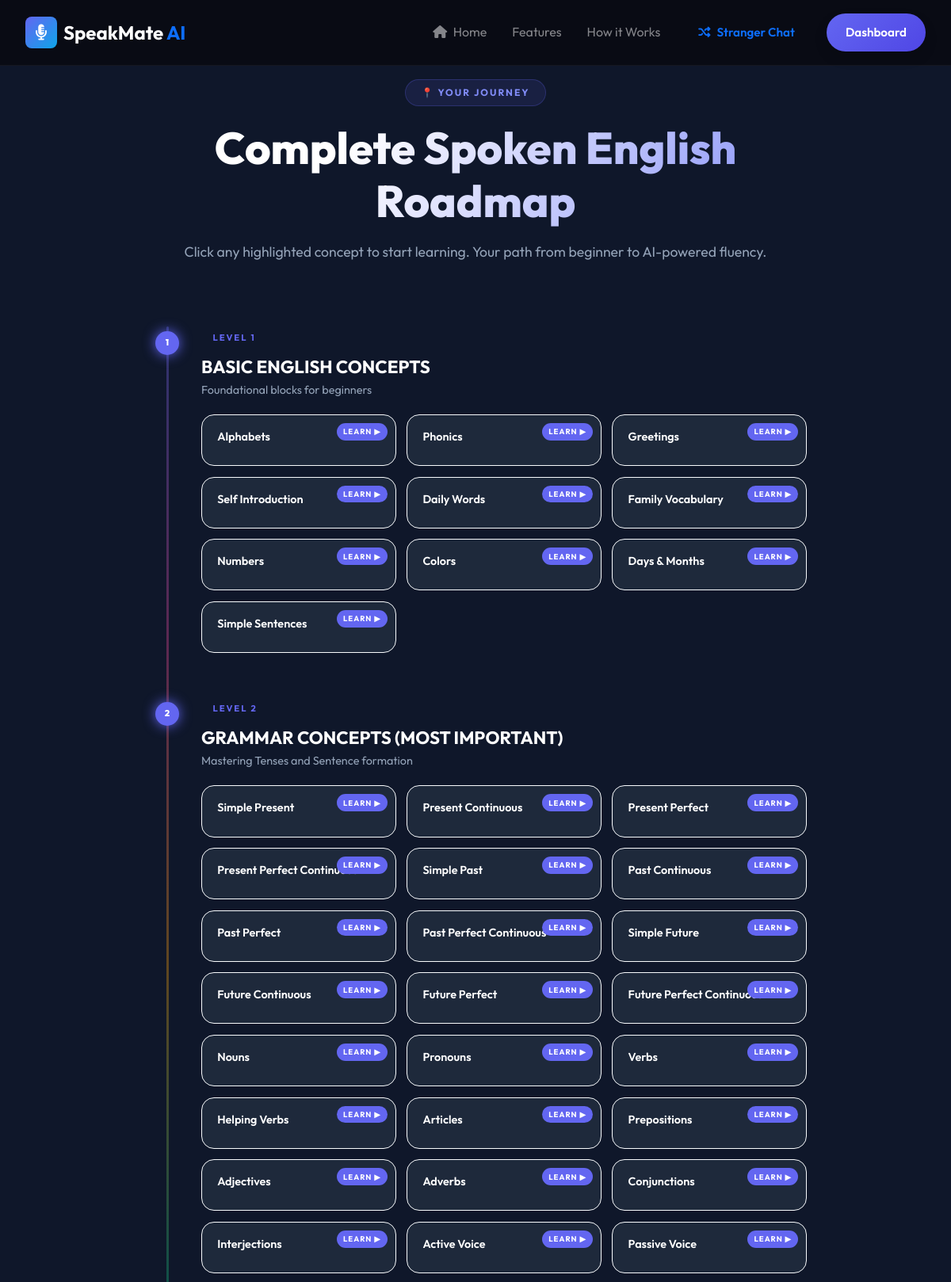
Screenshot of /roadmap/ (signed in, upper part) with the database file from the repository.
### roadmap/models.py (models this page shows, shortened)
class Level(models.Model):
    number = models.IntegerField(unique=True)
    title = models.CharField(max_length=100)
    description = models.TextField()
    color = models.CharField(max_length=20, default="#6366f1")

class Concept(models.Model):
    level = models.ForeignKey(Level, on_delete=models.CASCADE, related_name='concepts')
    name = models.CharField(max_length=100)
    slug = models.SlugField(unique=True)
    content = models.TextField(help_text="Detailed explanation of the concept")
    formula = models.CharField(max_length=200, blank=True, null=True, help_text="Grammar Formula (e.g. S+V+O)")
    grammar_rules = models.TextField(blank=True, null=True, help_text="Key rules for this concept")
    examples = models.JSONField(default=list, help_text="[{'en': '...', 'te': '...', 'explanation': '...'}]")
    common_mistakes = models.JSONField(default=list, help_text="[{'wrong': '...', 'right': '...', 'why': '...'}]")
    video_url = models.URLField(blank=True, null=True)
    practice_url = models.CharField(max_length=200, blank=True, null=True)

### roadmap/views.py (the view)
# urls.py: path('', views.chat_index, name='index'),
@login_required
def index(request):
    levels = Level.objects.prefetch_related('concepts').order_by('number')
    return render(request, 'roadmap/index.html', {'levels': levels})

### templates/roadmap/index.html (shortened to what this page needs)
{% extends 'base.html' %}
{% load static %}
{% block content %}
<div class="roadmap-page">
    <div class="rm-header">
        <span class="tag">📍 Your Journey</span>
        <h1>Complete Spoken English Roadmap</h1>
        <p>Click any highlighted concept to start learning. Your path from beginner to AI-powered fluency.</p>
    </div>
    <div class="timeline">
        {% for level in levels %}
        <div class="level-block" style="--lc: {{ level.color }};">
            <div class="level-dot">{{ level.number }}</div>
            <span class="level-label">Level {{ level.number }}</span>
            <h2 class="level-title">{{ level.title }}</h2>
            <p class="level-desc">{{ level.description }}</p>
            <div class="concepts-grid">
                {% for concept in level.concepts.all %}
                <a href="{% url 'roadmap:concept_detail' concept.slug %}"
                   class="concept-card has-content">
                    <span class="learn-badge">Learn ▶</span>
                    <span class="c-name">{{ concept.name }}</span>
                </a>
                {% empty %}
                <div class="concept-card">
                    <span class="c-name" style="color:var(--text-muted);">Coming Soon…</span>
                </div>
                {% endfor %}
            </div>
        </div>
        {% endfor %}
    </div>
</div>
{% endblock %}

### static/css/style.css (style rules this page uses)
:root { --primary: #6366f1; --primary-dark: #4f46e5; --primary-light: #818cf8; --secondary: #0ea5e9; --accent: #f43f5e; --bg-dark: #0f172a; --bg-card: #1e293b; --text-main: #f8fafc; --text-muted: #94a3b8; --glass-bg: rgba(255, 255, 255, 0.05); --glass-border: rgba(255, 255, 255, 0.1); --transition: all 0.3s cubic-bezier(0.4, 0, 0.2, 1); }
* { margin: 0; padding: 0; box-sizing: border-box; }
body { font-family: 'Outfit', sans-serif; background-color: var(--bg-dark); color: var(--text-main); line-height: 1.6; overflow-x: hidden; }
a { text-decoration: none; color: inherit; transition: var(--transition); }

### templates/roadmap/index.html (style rules this page uses)
.roadmap-page { padding: 100px 2rem 6rem; max-width: 900px; margin: 0 auto; }
.rm-header { text-align: center; margin-bottom: 5rem; }
.rm-header .tag { display: inline-block; padding: 0.4rem 1.2rem; border-radius: 100px; font-size: 0.75rem; font-weight: 700; letter-spacing: 2px; text-transform: uppercase; background: rgba(99,102,241,0.12); color: #818cf8; border: 1px solid rgba(99,102,241,0.25); margin-bottom: 1.2rem; }
.rm-header h1 { font-size: clamp(2rem, 5vw, 3.5rem); font-weight: 800; background: linear-gradient(120deg, #fff 30%, #818cf8); -webkit-background-clip: text; -webkit-text-fill-color: transparent; margin-bottom: 1rem; line-height: 1.2; }
.rm-header p { color: var(--text-muted); font-size: 1.1rem; }
.timeline { position: relative; }
.timeline::before { content: ''; position: absolute; left: 28px; top: 0; bottom: 0; width: 3px; background: linear-gradient(to bottom, #6366f1, #ec4899, #f59e0b, #10b981, #3b82f6, #ef4444, #06b6d4, #f43f5e); border-radius: 10px; opacity: 0.35; }
.level-block { position: relative; margin-bottom: 3.5rem; padding-left: 72px; }
.level-dot { position: absolute; left: 14px; top: 6px; width: 30px; height: 30px; border-radius: 50%; background: var(--lc); display: flex; align-items: center; justify-content: center; font-size: 0.7rem; font-weight: 800; color: #fff; box-shadow: 0 0 16px var(--lc); z-index: 2; }
.level-label { display: inline-block; padding: 0.3rem 0.9rem; border-radius: 100px; font-size: 0.7rem; font-weight: 700; letter-spacing: 2px; text-transform: uppercase; background: rgba(var(--lc-rgb), 0.12); color: var(--lc); border: 1px solid rgba(var(--lc-rgb), 0.25); margin-bottom: 0.6rem; }
.level-title { font-size: 1.4rem; font-weight: 700; margin-bottom: 0.25rem; color: #fff; }
.level-desc { font-size: 0.9rem; color: var(--text-muted); margin-bottom: 1.2rem; }
.concepts-grid { display: grid; grid-template-columns: repeat(auto-fill, minmax(200px, 1fr)); gap: 0.85rem; }
.concept-card { background: var(--bg-card); border: 1px solid var(--glass-border); border-radius: 16px; padding: 1rem 1.2rem; transition: var(--transition); text-decoration: none; display: block; position: relative; overflow: hidden; }
.concept-card.has-content { cursor: pointer; border-color: rgba(var(--lc-rgb), 0.3); }
.concept-card .c-name { font-size: 0.9rem; font-weight: 600; color: #e2e8f0; display: block; margin-bottom: 0.5rem; }
.concept-card.has-content .c-name { color: #fff; }
.learn-badge { position: absolute; top: 10px; right: 10px; background: var(--lc); color: #fff; font-size: 0.6rem; font-weight: 700; padding: 0.2rem 0.5rem; border-radius: 100px; letter-spacing: 1px; text-transform: uppercase; }

### rows the page displays
Level: number "1", title "BASIC ENGLISH CONCEPTS", description "Foundational blocks for beginners"
Concept: name "Alphabets"
Concept: name "Phonics"
Concept: name "Greetings"
Concept: name "Self Introduction"
Concept: name "Daily Words"
Concept: name "Family Vocabulary"
Concept: name "Numbers"
Concept: name "Colors"
Concept: name "Days & Months"
Concept: name "Simple Sentences"
Level: number "2", title "GRAMMAR CONCEPTS (MOST IMPORTANT)", description "Mastering Tenses and Sentence formation"
Concept: name "Simple Present"
Concept: name "Present Continuous"
Concept: name "Present Perfect"
Concept: name "Present Perfect Continuous"
Concept: name "Simple Past"
Concept: name "Past Continuous"
Concept: name "Past Perfect"
Concept: name "Past Perfect Continuous"
Concept: name "Simple Future"
Concept: name "Future Continuous"
Concept: name "Future Perfect"
Concept: name "Future Perfect Continuous"
Concept: name "Nouns"
Concept: name "Pronouns"
Concept: name "Verbs"
Concept: name "Helping Verbs"
Concept: name "Articles"
Concept: name "Prepositions"
Concept: name "Adjectives"
Concept: name "Adverbs"
Concept: name "Conjunctions"
Concept: name "Interjections"
Concept: name "Active Voice"
Concept: name "Passive Voice"
